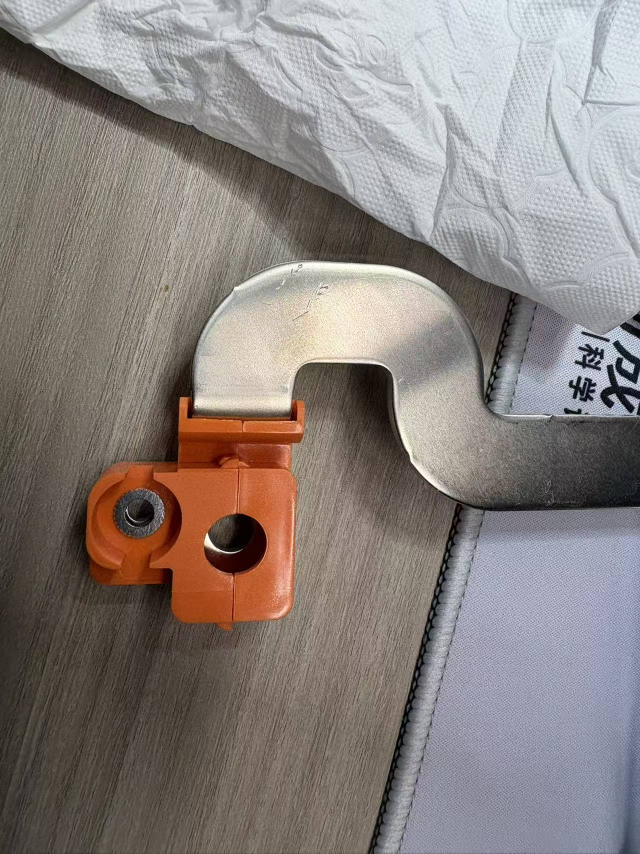
#> input picture projects/metal/samples/0dc4dbe25b5fdcecce647cb3247c22ae.jpg, 1280 x 1707 px, given in place of the camera (shown at 1/2 size)
$ python live_operators.py
#> lines starting #> are read from the running program, lines starting #| are printed output that depends on the picture
"""Live USB camera: original frame beside a selectable custom CPU operator."""
if __package__ in (None, ""):
    import sys
    from pathlib import Path
    sys.path.insert(0, str(Path(__file__).resolve().parents[2]))

from array import array
import argparse
from collections import deque
import json
from pathlib import Path
import sys
from time import perf_counter

import cv2
import numpy as np
from operators import run, canny
from operators.ridge_ops import ridge_response
from operators.vision_ops import dynamic_threshold

OPERATORS = ('gray', 'adaptive', 'clahe', 'canny', 'dynamic', 'ridge', 'open_close', 'mean')


def process_frame(frame, operator):
    """BGR uint8 -> gray uint8; custom kernels receive float32 values in [0,1]."""
    if (not isinstance(frame, np.ndarray) or frame.dtype != np.uint8 or
            frame.ndim != 3 or frame.shape[2] != 3 or not frame.size):
        raise ValueError('Expected a nonempty uint8 BGR camera frame')
    if operator not in OPERATORS:
        raise ValueError('Unknown operator: ' + str(operator))
    gray8 = cv2.cvtColor(frame, cv2.COLOR_BGR2GRAY)
    gray = gray8.astype(np.float32) / 255.0
    height, width = gray.shape
    if operator == 'gray':
        return gray8
    if operator in ('adaptive', 'clahe', 'mean', 'canny'):
        pixels = array('f')
        pixels.frombytes(gray.tobytes())
        if operator == 'canny':
            result = canny(pixels, width, height, low=.06, high=.18)
        elif operator == 'clahe':
            result = run(pixels, width, height, mode='clahe', radius=32, parameter=2.0)
        elif operator == 'adaptive':
            result = run(pixels, width, height, mode='adaptive', radius=3, parameter=.08)
        else:
            result = run(pixels, width, height, mode='mean', radius=3)
        output = np.frombuffer(result, dtype=np.float32).reshape(height, width)
    elif operator == 'ridge':
        output = ridge_response(gray, backend='native')
    else:
        output = dynamic_threshold(gray, radius=9, offset=.04, backend='native')
        if operator == 'open_close':
            pixels = array('f')
            pixels.frombytes(output.astype(np.float32).tobytes())
            opened = run(pixels, width, height, mode='open', radius=1)
            closed = run(opened, width, height, mode='close', radius=1)
            output = np.frombuffer(closed, dtype=np.float32).reshape(height, width)
    return np.rint(np.clip(output, 0, 1)*255).astype(np.uint8)


def main():
    parser = argparse.ArgumentParser(description=__doc__)
    parser.add_argument('--camera', type=int, default=0, help='Camera index; this Mac USB RGB is 1')
    parser.add_argument('--operator', choices=OPERATORS, default='adaptive')
    parser.add_argument('--width', type=int, default=640)
    parser.add_argument('--height', type=int, default=480)
    parser.add_argument('--max-width', type=int, default=640, help='Downscale processing while keeping aspect ratio')
    parser.add_argument('--frames', type=int, default=0, help='Stop after N frames; 0 means until Q/Esc')
    parser.add_argument('--headless', action='store_true', help='Read and process actual camera frames without a window')
    parser.add_argument('--report', type=Path, help='Save timings/metadata; no camera images are saved')
    args = parser.parse_args()
    if min(args.width, args.height, args.max_width) < 1 or args.camera < 0 or args.frames < 0:
        parser.error('Dimensions must be positive; camera/frames must be nonnegative')
    backend = cv2.CAP_AVFOUNDATION if sys.platform == 'darwin' else cv2.CAP_ANY
    capture = cv2.VideoCapture(args.camera, backend)
    count, samples = 0, []
    per_operator = {name: [] for name in OPERATORS}
    original_shape = processed_shape = None
    operator = args.operator
    intervals = deque(maxlen=30)
    previous = None
    title = 'Operator Lab | USB Camera'
    started = perf_counter()
    try:
        if not capture.isOpened():
            raise RuntimeError('Camera cannot open. Check the index, macOS Camera permission, and other camera apps.')
        capture.set(cv2.CAP_PROP_FRAME_WIDTH, args.width)
        capture.set(cv2.CAP_PROP_FRAME_HEIGHT, args.height)
        if not args.headless:
            cv2.namedWindow(title, cv2.WINDOW_NORMAL)
        print('Keys: 0 gray, 1 adaptive, 2 CLAHE, 3 Canny, 4 dynamic, 5 ridge, 6 open/close, 7 mean; Q/Esc quit', flush=True)
        while args.frames == 0 or count < args.frames:
            ok, frame = capture.read()
#> frame is the input picture: shape (1707, 1280, 3); mean B, G, R 126.3, 129.7, 137.9
            if not ok or frame is None or not frame.size:
                raise RuntimeError('Camera opened but no frame arrived (device disconnected or busy).')
            original_shape = list(frame.shape)
#> original_shape = [1707, 1280, 3]
            if frame.shape[1] > args.max_width:
                height = max(1, round(frame.shape[0]*args.max_width/frame.shape[1]))
#> height = 854
                frame = cv2.resize(frame, (args.max_width, height), interpolation=cv2.INTER_AREA)
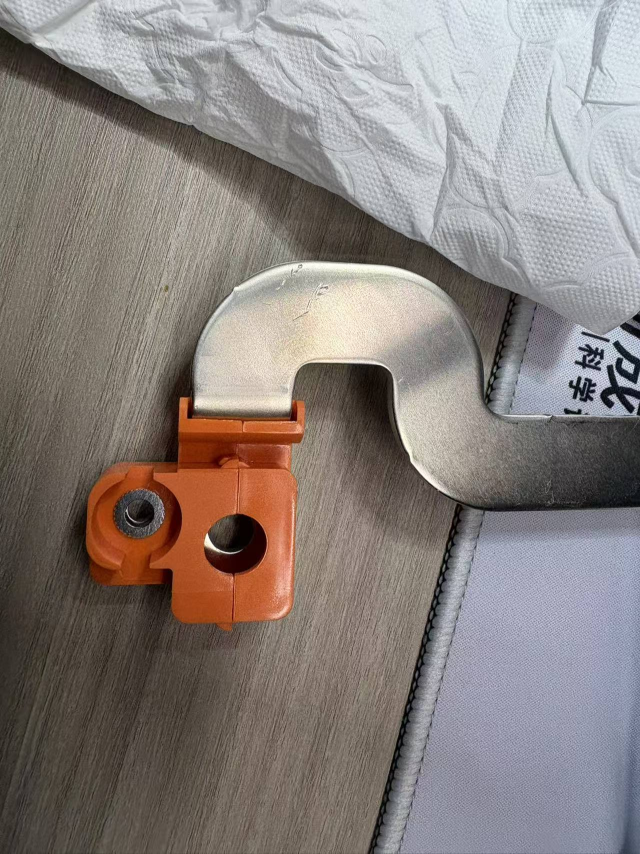
#> frame: shape (854, 640, 3); mean B, G, R 126.3, 129.7, 137.9
            processed_shape = list(frame.shape[:2])
#> processed_shape = [854, 640]
            begin = perf_counter()
            output = process_frame(frame, operator)
#> in process_frame, `gray8 = cv2.cvtColor(frame, cv2.COLOR_BGR2GRAY)`:
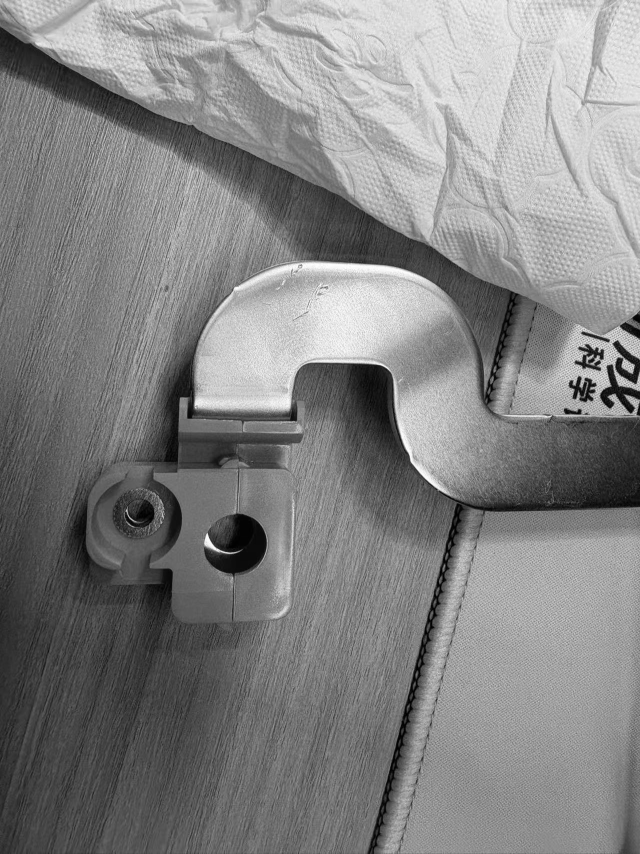
#> gray8: shape (854, 640); min 0, max 254, mean 131.8
            milliseconds = (perf_counter()-begin)*1000
            samples.append(milliseconds)
            per_operator[operator].append(milliseconds)
            now = perf_counter()
            if previous is not None:
                intervals.append(now-previous)
            previous = now
            count += 1
            if count == 1:
                print(f'LIVE: camera={args.camera}, captured={original_shape}, processing={processed_shape}, operator={operator}', flush=True)
            if not args.headless:
                right = cv2.cvtColor(output, cv2.COLOR_GRAY2BGR)
                panel = np.concatenate((frame, right), axis=1)
                fps = len(intervals)/sum(intervals) if intervals else 0
                cv2.rectangle(panel, (0, 0), (panel.shape[1], 64), (20, 20, 20), -1)
                cv2.putText(panel, f'Original | {operator} | processing {milliseconds:.1f} ms | loop {fps:.1f} FPS',
                            (10, 24), cv2.FONT_HERSHEY_SIMPLEX, .55, (255, 255, 255), 1)
                cv2.putText(panel, '0 gray  1 adaptive  2 CLAHE  3 Canny  4 dynamic  5 ridge  6 morph  7 mean  Q quit',
                            (10, 49), cv2.FONT_HERSHEY_SIMPLEX, .43, (220, 220, 220), 1)
                cv2.imshow(title, panel)
                key = cv2.waitKey(1) & 0xff
                if key in (27, ord('q'), ord('Q')):
                    break
                if ord('0') <= key <= ord('7'):
                    operator = OPERATORS[key-ord('0')]
                visible = cv2.getWindowProperty(title, cv2.WND_PROP_VISIBLE)
                if count == 1 and visible >= 1:
                    print('PREVIEW: window is visible; click it and press 0-7 to switch operators', flush=True)
                if visible < 1:
                    break
    finally:
        capture.release()
        if not args.headless:
            cv2.destroyAllWindows()
    report = {'camera': args.camera, 'frames': count, 'capture_shape': original_shape,
              'process_shape': processed_shape, 'last_operator': operator,
              'elapsed_seconds': perf_counter()-started,
              'processing_median_ms': float(np.median(samples)) if samples else None,
              'per_operator_median_ms': {name: float(np.median(values))
                                         for name, values in per_operator.items() if values},
              'scope': 'Gray conversion + operator API + output conversion, not pure native kernel timing'}
    if args.report:
        args.report.parent.mkdir(parents=True, exist_ok=True)
        args.report.write_text(json.dumps(report, indent=2)+'\n', encoding='utf-8')
    print(json.dumps(report, indent=2), flush=True)


if __name__ == '__main__':
    main()
#> (the call stopped at in process_frame, `result = run(pixels, width, height, mode='adaptive', radius=3, paramet..`: operators is not available in this run)

$ run again, on projects/metal/samples/0f340af86027e885229dd7c6d0211c5a.jpg
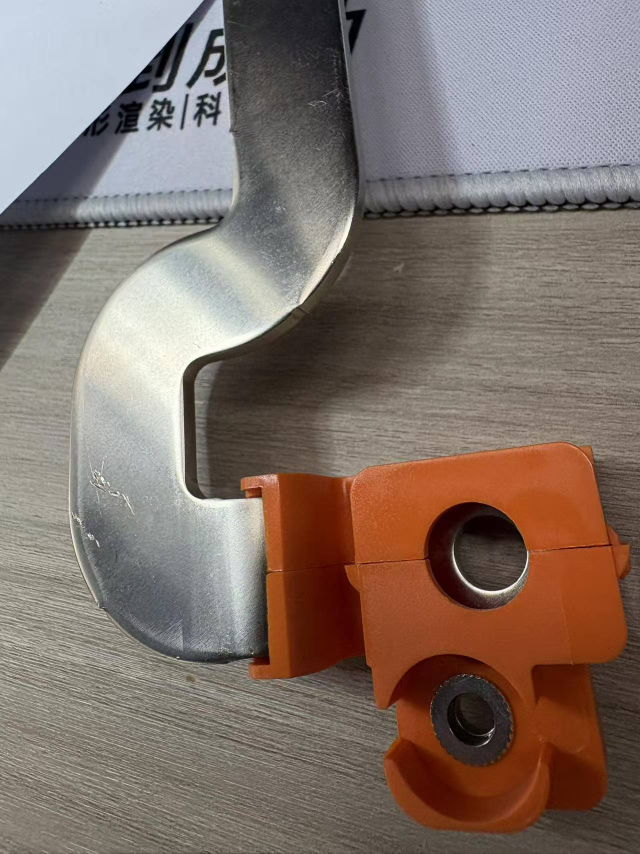
#> input picture projects/metal/samples/0f340af86027e885229dd7c6d0211c5a.jpg, 1280 x 1707 px, given in place of the camera (shown at 1/2 size)
#> in main, frame is the input picture: shape (1707, 1280, 3); mean B, G, R 105.1, 113.1, 128.7
#> in main, `frame = cv2.resize(frame, (args.max_width, height), interpolation=cv2...`:
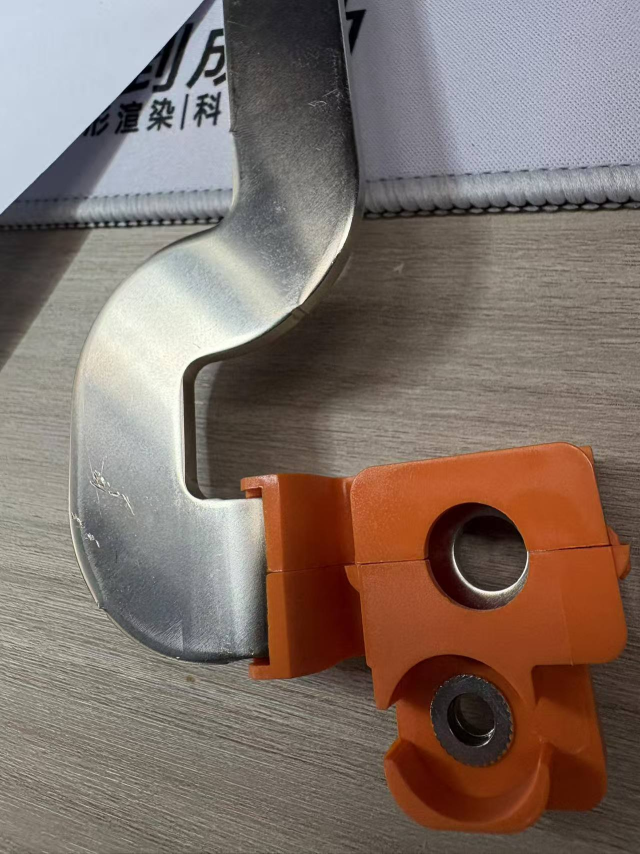
#> frame: shape (854, 640, 3); mean B, G, R 105.1, 113.1, 128.7
#> in process_frame, `gray8 = cv2.cvtColor(frame, cv2.COLOR_BGR2GRAY)`:
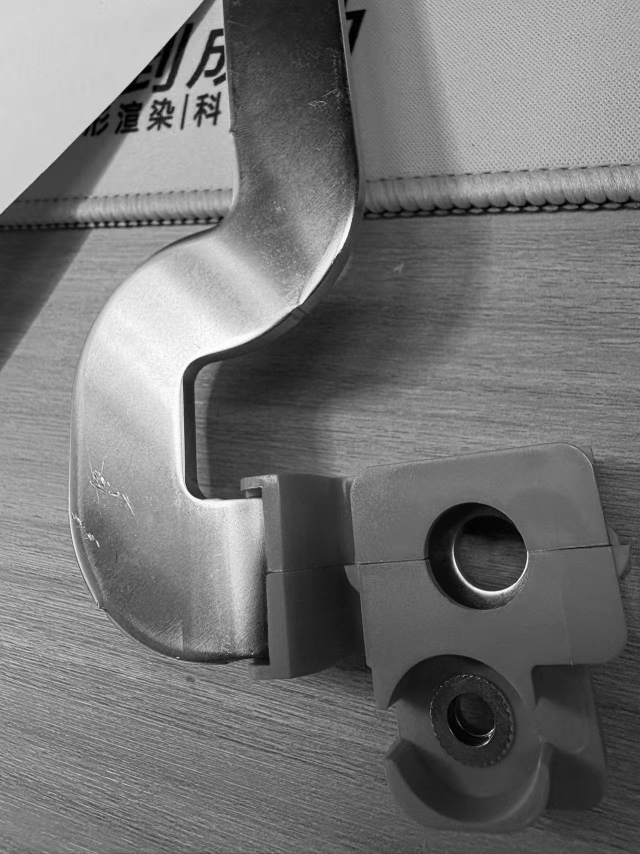
#> gray8: shape (854, 640); min 0, max 254, mean 116.9

$ run again, on projects/metal/samples/1199fc77a7bb856e7948df43b3e6bebe.jpg
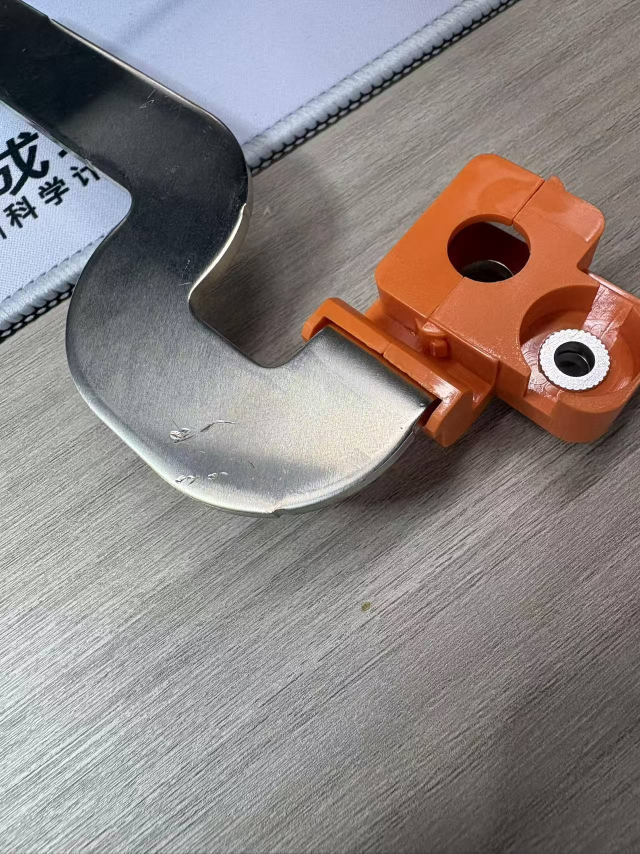
#> input picture projects/metal/samples/1199fc77a7bb856e7948df43b3e6bebe.jpg, 1280 x 1707 px, given in place of the camera (shown at 1/2 size)
#> in main, frame is the input picture: shape (1707, 1280, 3); mean B, G, R 128.8, 130.7, 139.1
#> in main, `frame = cv2.resize(frame, (args.max_width, height), interpolation=cv2...`:
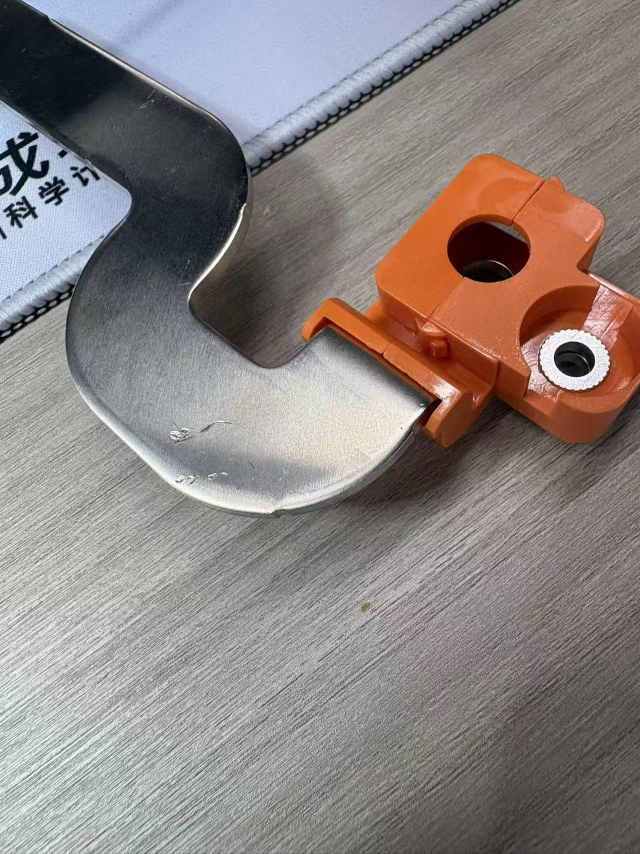
#> frame: shape (854, 640, 3); mean B, G, R 128.8, 130.7, 139.1
#> in process_frame, `gray8 = cv2.cvtColor(frame, cv2.COLOR_BGR2GRAY)`:
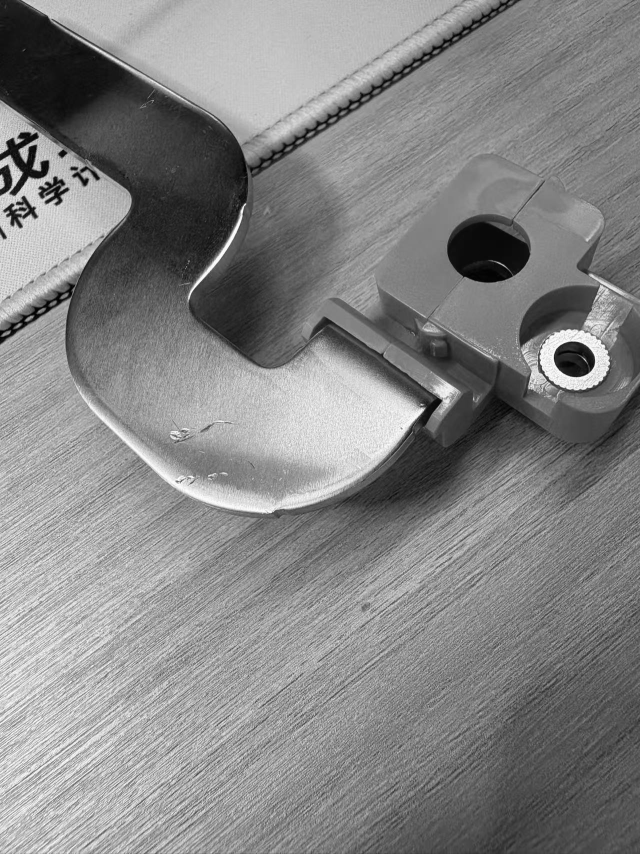
#> gray8: shape (854, 640); min 1, max 255, mean 133

$ run again, on projects/metal/samples/5b6d3001809414d02130368d960fb865.jpg
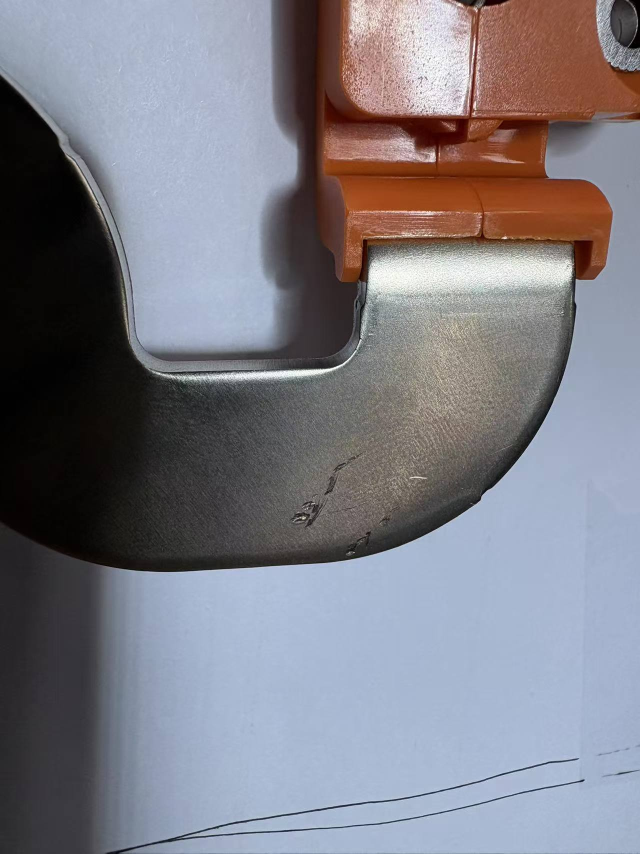
#> input picture projects/metal/samples/5b6d3001809414d02130368d960fb865.jpg, 1280 x 1707 px, given in place of the camera (shown at 1/2 size)
#> in main, frame is the input picture: shape (1707, 1280, 3); mean B, G, R 132.8, 124.4, 125.6
#> in main, `frame = cv2.resize(frame, (args.max_width, height), interpolation=cv2...`:
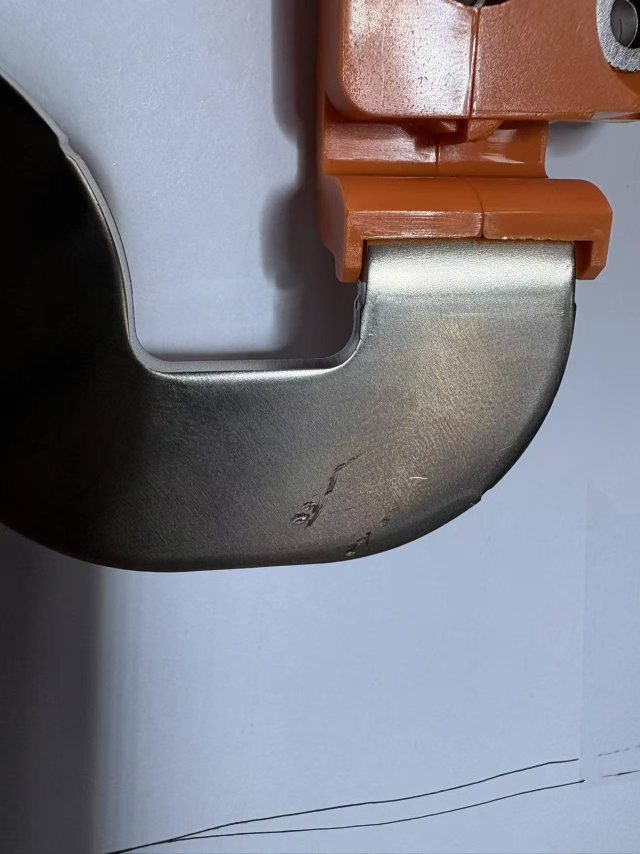
#> frame: shape (854, 640, 3); mean B, G, R 132.8, 124.4, 125.5
#> in process_frame, `gray8 = cv2.cvtColor(frame, cv2.COLOR_BGR2GRAY)`:
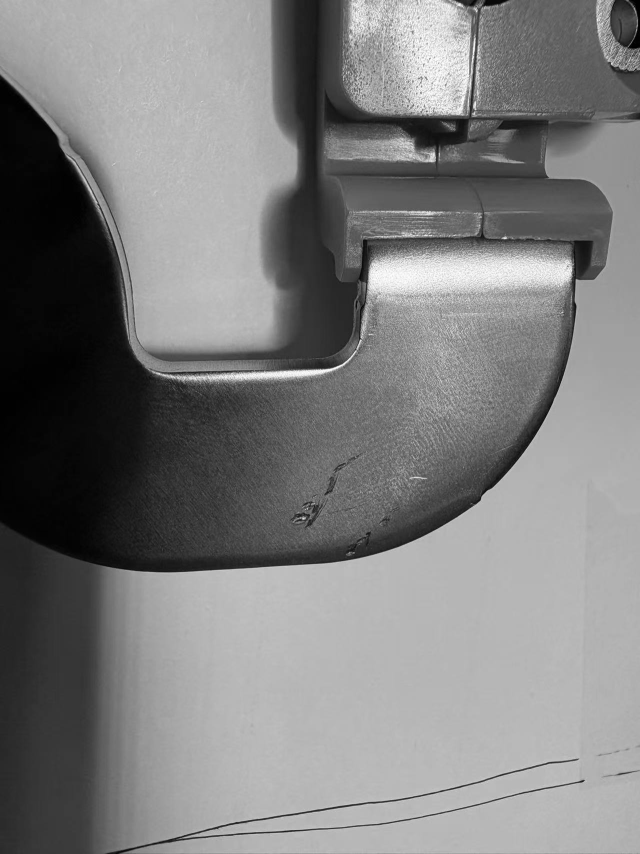
#> gray8: shape (854, 640); min 0, max 254, mean 125.7
